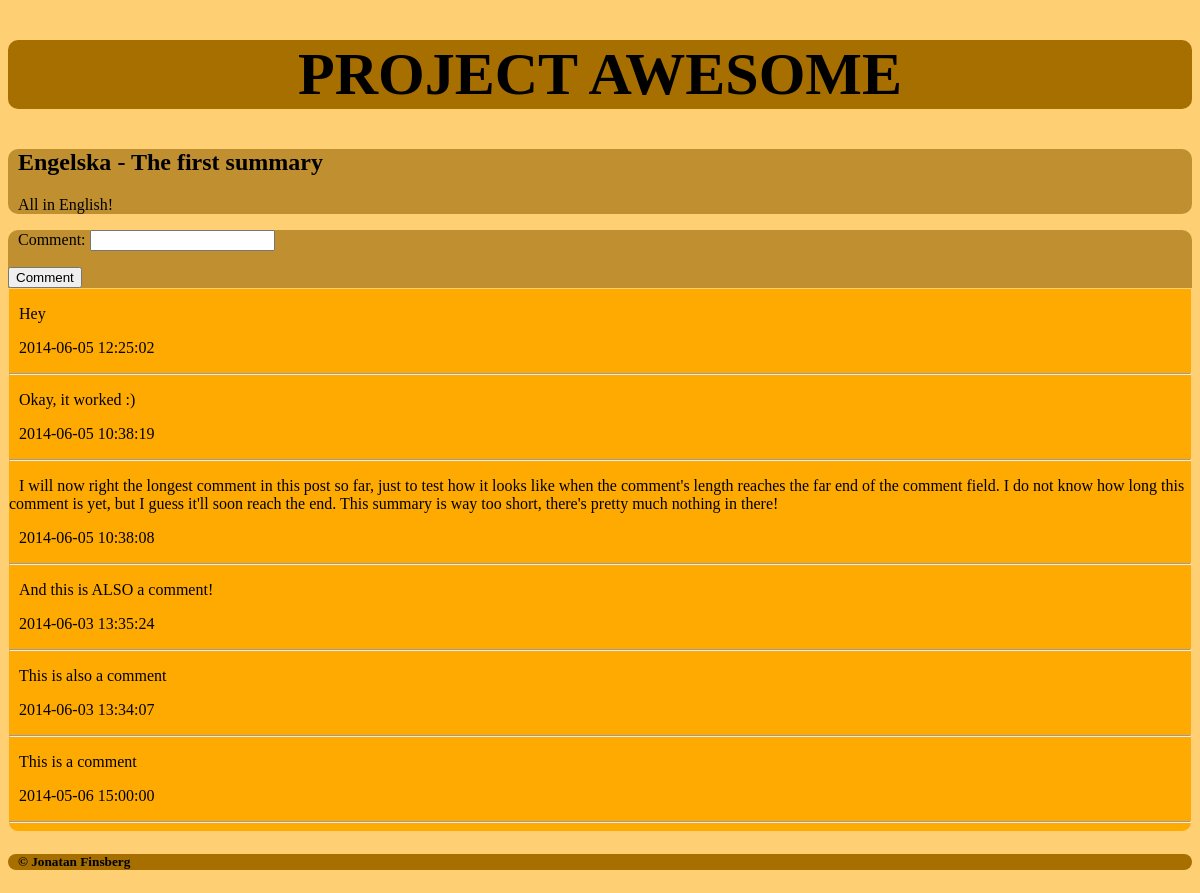
Page /summaries.php?summary_id=1 on the committed database.
### tables this page shows
CREATE TABLE IF NOT EXISTS `summaries` (
  `id` int(11) NOT NULL AUTO_INCREMENT,
  `title` varchar(32) NOT NULL,
  `content` text NOT NULL,
  `image` varchar(32) NOT NULL,
  `subject_id` int(11) NOT NULL,
  PRIMARY KEY (`id`),
  KEY `subject_id` (`subject_id`)
);

CREATE TABLE IF NOT EXISTS `subjects` (
  `id` int(11) NOT NULL AUTO_INCREMENT,
  `name` varchar(32) NOT NULL,
  PRIMARY KEY (`id`)
);

CREATE TABLE IF NOT EXISTS `comments` (
  `id` int(11) NOT NULL AUTO_INCREMENT,
  `date` datetime NOT NULL,
  `content` text NOT NULL,
  `summary_id` int(11) NOT NULL,
  PRIMARY KEY (`id`),
  KEY `summay_id` (`summary_id`)
);

### summaries.php (the view, shortened to what this page needs)
<!DOCTYPE html>
<html>
	<head>
		<link rel="stylesheet" type="text/css" href="style.css"/>
	</head>
<body>
	<header id="header">
		<h1><a href="index.php">PROJECT AWESOME</a></h1>
	</header>
	<?php
	$host     = "localhost";
	$dbname   = "project_awesome";
	$username = "project_awesome";
	$password = "awepro";
	$dsn = "mysql:host=$host;dbname=$dbname";
	$attr = array(PDO::ATTR_DEFAULT_FETCH_MODE => PDO::FETCH_ASSOC);
	$pdo = new PDO($dsn, $username, $password, $attr);
	if(!empty($_GET) && isset($_GET['summary_id']))
	{
		if($_GET['summary_id'] !== "")
		{
			?>
			<?php
			$summary_id = filter_input(INPUT_GET, "summary_id", FILTER_VALIDATE_INT);
			$sum_statement = $pdo->prepare("SELECT summaries.*, subjects.name AS 'subject_name' FROM summaries JOIN subjects ON summaries.subject_id=subjects.id WHERE summaries.id=:summary_id");
			$sum_statement->bindParam(":summary_id", $summary_id);
			if($sum_statement->execute())
			{
				if($row = $sum_statement->fetch())
				{
					echo "	<div id=\"summaryDetails\">
								<h2>{$row['subject_name']} - {$row['title']}</h2>
								<p>{$row['content']}</p>
								<p>{$row['image']}</p>
							</div>";
					echo "<form action=\"summaries.php?summary_id={$row['id']}\" method=\"POST\">";
					?>
					<div id="commentForm">
						<form>
							<p>
								<label for="content">Comment: </label>
								<input type="text" name="content" />
							</p>
							<input type="submit" value="Comment" class="submitButton"/>
						</form>
					</div>
					<div id="comment">
					<?php
					$com_statement = $pdo->prepare("SELECT * FROM comments WHERE summary_id=:summary_id ORDER BY date DESC");
					$com_statement->bindParam(":summary_id", $summary_id);
					if($com_statement->execute())
					{
						while($comment = $com_statement->fetch())
						{
							echo "<p>{$comment['content']}</p> <p>{$comment['date']}</p> <hr />";
						}
					}
					else
						print_r($sum_statement->errorInfo());
					?>
					</div>
					<?php
				}
			}
			else
			{
				echo "";
				print_r($sum_statement->errorInfo());
			}
		}
	}
	?>
	<footer id="footer">
		<h5> &copy Jonatan Finsberg</h5>
	</footer>
</body>
</html>

### style.css (style rules this page uses)
#header { background-color: #a66f00; font-size: 30px; text-align: center; border-radius: 10px; }
#header a { text-decoration: none; color: black; }
#footer { background-color: #a66f00; border-radius: 10px; text-indent: 10px; }
html { background-color: #ffd073; }
#commentForm { background-color: #bf8f30; border-top-left-radius: 10px; border-top-right-radius: 10px; background-position: center; text-indent: 10px; }
#comment { background-color: #ffaa00; background-position: center; border-bottom-left-radius: 10px; border-bottom-right-radius: 10px; border: 1px solid #ffd073; text-indent: 10px; }
#summaryDetails { background-color: #bf8f30; border-radius: 10px; background-position: center; text-indent: 10px; }
.submitButton { text-align: right; }

### rows in the picture
summaries: subject.name "Engelska", title "The first summary", content "All in English!"
comments: content "Hey", date "2014-06-05 12:25:02"
comments: content "Okay, it worked :)", date "2014-06-05 10:38:19"
comments: content "I will now right the longest comment in this post so far, just to test how it looks like when the comment's length reaches the far end of the comment field. I do not know how long this comment is yet, but I guess it'll soon reach the end. This summary is way too short, there's pretty much nothing in there!", date "2014-06-05 10:38:08"
comments: content "And this is ALSO a comment!", date "2014-06-03 13:35:24"
comments: content "This is also a comment", date "2014-06-03 13:34:07"
comments: content "This is a comment", date "2014-05-06 15:00:00"
